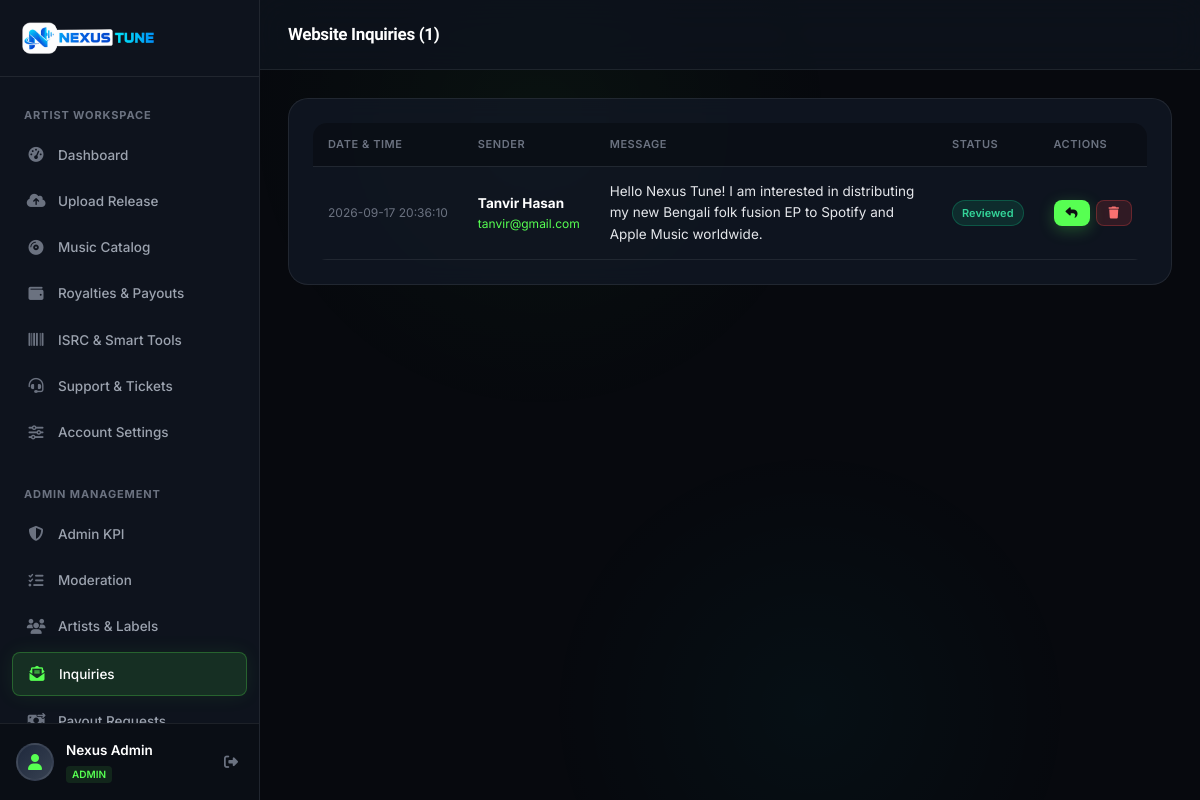
The page /admin-contacts.php (signed in) on the database its author committed.
### tables this page shows
CREATE TABLE users (
            id INTEGER PRIMARY KEY AUTOINCREMENT,
            name TEXT NOT NULL,
            email TEXT UNIQUE NOT NULL,
            password TEXT NOT NULL,
            role TEXT DEFAULT 'artist',
            account_type TEXT DEFAULT 'Individual Artist',
            country TEXT DEFAULT 'Bangladesh',
            avatar TEXT DEFAULT '',
            status TEXT DEFAULT 'active',
            spotify_id TEXT DEFAULT '',
            created_at DATETIME DEFAULT CURRENT_TIMESTAMP
        , email_verified INTEGER DEFAULT 0, verification_token TEXT DEFAULT '', verification_expires DATETIME DEFAULT NULL);

CREATE TABLE contacts (
            id INTEGER PRIMARY KEY AUTOINCREMENT,
            name TEXT NOT NULL,
            email TEXT NOT NULL,
            message TEXT NOT NULL,
            status TEXT DEFAULT 'new',
            ip_address TEXT DEFAULT '',
            created_at DATETIME DEFAULT CURRENT_TIMESTAMP
        );

### includes/auth.php (called while the page is built, shortened)
<?php
require_once __DIR__ . '/../config/db.php';
function isLoggedIn() {
    return isset($_SESSION['user_id']) && !empty($_SESSION['user_id']);
}
function isAdmin() {
    return isLoggedIn() && isset($_SESSION['user_role']) && $_SESSION['user_role'] === 'admin';
}
function currentUser() {
    global $pdo;
    $stmt = $pdo->prepare("SELECT * FROM users WHERE id = ?");
    $stmt->execute([$_SESSION['user_id']]);
    return $stmt->fetch();
}

### admin-contacts.php (the view, shortened to what this page needs)
<?php
require_once __DIR__ . '/includes/auth.php';
$stmt = $pdo->query("SELECT * FROM contacts ORDER BY id DESC");
$contacts = $stmt->fetchAll();
require_once __DIR__ . '/includes/header.php';
require_once __DIR__ . '/includes/sidebar.php';
?>
<div class="app-main">
    <header class="app-header">
        <div class="header-left">
            <h1 class="page-title">Website Inquiries (<?= count($contacts) ?>)</h1>
        </div>
    </header>
    <main class="page-body">
        <div class="glass-card">
            <div class="table-responsive">
                <table class="table">
                    <thead>
                        <tr>
                            <th>Date & Time</th>
                            <th>Sender</th>
                            <th>Message</th>
                            <th>Status</th>
                            <th>Actions</th>
                        </tr>
                    </thead>
                    <tbody>
                        <?php if (empty($contacts)): ?>
                            <tr><td colspan="5" style="text-align: center; color: var(--text-dim); padding: 40px;">No messages received from website forms yet.</td></tr>
                        <?php else: ?>
                            <?php foreach ($contacts as $c): ?>
                                <tr>
                                    <td style="font-size: 12px; color: var(--text-dim); white-space: nowrap;">
                                        <?= htmlspecialchars($c['created_at']) ?>
                                    </td>
                                    <td>
                                        <div style="font-weight: 700; color: #fff;"><?= htmlspecialchars($c['name']) ?></div>
                                        <a href="mailto:<?= htmlspecialchars($c['email']) ?>" style="font-size: 12px; color: var(--color-primary);"><?= htmlspecialchars($c['email']) ?></a>
                                    </td>
                                    <td>
                                        <div style="max-width: 400px; color: #e5e7eb; font-size: 13.5px; line-height: 1.6; word-break: break-word;">
                                            <?= nl2br(htmlspecialchars($c['message'])) ?>
                                        </div>
                                    </td>
                                    <td>
                                        <?php if ($c['status'] === 'new'): ?>
                                            <span class="badge badge-pending">New Message</span>
                                        <?php else: ?>
                                            <span class="badge badge-live">Reviewed</span>
                                        <?php endif; ?>
                                    </td>
                                    <td>
                                        <div style="display: flex; gap: 6px;">
                                            <a href="mailto:<?= htmlspecialchars($c['email']) ?>?subject=Re: Inquiring with Nexus Tune" class="btn btn-primary btn-sm" title="Reply via Email"><i class="fa-solid fa-reply"></i></a>
                                            <form method="POST" action="admin-contacts" style="display: inline-block;" onsubmit="return confirm('Delete message?');">
                                                <button type="submit" class="btn btn-danger btn-sm" title="Delete"><i class="fa-solid fa-trash"></i></button>
                                            </form>
                                        </div>
                                    </td>
                                </tr>
                            <?php endforeach; ?>
                        <?php endif; ?>
                    </tbody>
                </table>
            </div>
        </div>
    </main>
</div>
<?php require_once __DIR__ . '/includes/footer.php'; ?>

### includes/sidebar.php (shortened to what this page needs)
<?php
require_once __DIR__ . '/auth.php';
$user = currentUser();
$current_page = basename($_SERVER['PHP_SELF'], '.php');
?>
<aside class="app-sidebar" id="appSidebar">
        <div class="sidebar-brand">
        <a href="dashboard" style="display: flex; align-items: center; gap: 10px; text-decoration: none;">
            <img src="assets/images/logo.png" alt="Nexus Tune" style="height: 36px; max-width: 170px; object-fit: contain;">
        </a>
    </div>
    <div class="sidebar-nav">
        <div class="nav-section-title">Artist Workspace</div>
        <a href="dashboard" class="nav-item <?= $current_page === 'dashboard' ? 'active' : '' ?>">
            <span class="nav-icon"><i class="fa-solid fa-gauge-high"></i></span>
            <span>Dashboard</span>
        </a>
        <a href="create-release" class="nav-item <?= $current_page === 'create-release' ? 'active' : '' ?>">
            <span class="nav-icon"><i class="fa-solid fa-cloud-arrow-up"></i></span>
            <span>Upload Release</span>
        </a>
        <a href="releases" class="nav-item <?= in_array($current_page, ['releases', 'release-view']) ? 'active' : '' ?>">
            <span class="nav-icon"><i class="fa-solid fa-compact-disc"></i></span>
            <span>Music Catalog</span>
        </a>
        <a href="royalties" class="nav-item <?= $current_page === 'royalties' ? 'active' : '' ?>">
            <span class="nav-icon"><i class="fa-solid fa-wallet"></i></span>
            <span>Royalties & Payouts</span>
        </a>
        <a href="tools" class="nav-item <?= $current_page === 'tools' ? 'active' : '' ?>">
            <span class="nav-icon"><i class="fa-solid fa-barcode"></i></span>
            <span>ISRC & Smart Tools</span>
        </a>
        <a href="support" class="nav-item <?= $current_page === 'support' ? 'active' : '' ?>">
            <span class="nav-icon"><i class="fa-solid fa-headset"></i></span>
            <span>Support & Tickets</span>
        </a>
        <a href="settings" class="nav-item <?= $current_page === 'settings' ? 'active' : '' ?>">
            <span class="nav-icon"><i class="fa-solid fa-sliders"></i></span>
            <span>Account Settings</span>
        </a>
        <?php if (isAdmin()): ?>
            <div class="nav-section-title" style="margin-top: 15px;">Admin Management</div>
            <a href="admin" class="nav-item <?= $current_page === 'admin' ? 'active' : '' ?>">
                <span class="nav-icon"><i class="fa-solid fa-shield-halved"></i></span>
                <span>Admin KPI</span>
            </a>
            <a href="admin-releases" class="nav-item <?= $current_page === 'admin-releases' ? 'active' : '' ?>">
                <span class="nav-icon"><i class="fa-solid fa-list-check"></i></span>
                <span>Moderation</span>
            </a>
            <a href="admin-users" class="nav-item <?= $current_page === 'admin-users' ? 'active' : '' ?>">
                <span class="nav-icon"><i class="fa-solid fa-users"></i></span>
                <span>Artists & Labels</span>
            </a>
            <a href="admin-contacts" class="nav-item <?= $current_page === 'admin-contacts' ? 'active' : '' ?>">
                <span class="nav-icon"><i class="fa-solid fa-envelope-open-text"></i></span>
                <span>Inquiries</span>
            </a>
            <a href="admin-payouts" class="nav-item <?= $current_page === 'admin-payouts' ? 'active' : '' ?>">
                <span class="nav-icon"><i class="fa-solid fa-money-bill-transfer"></i></span>
                <span>Payout Requests</span>
            </a>
        <?php endif; ?>
    </div>
    <div class="sidebar-footer">
        <div class="user-snippet">
            <div class="user-avatar">
                <i class="fa-solid fa-user"></i>
            </div>
            <div class="user-details">
                <div class="user-name"><?= htmlspecialchars($user['name'] ?? 'Artist') ?></div>
                <div class="user-role-badge"><?= htmlspecialchars($user['role'] ?? 'Artist') ?></div>
            </div>
            <a href="logout" title="Logout" style="color: var(--text-dim); padding: 5px; font-size: 14px;">
                <i class="fa-solid fa-right-from-bracket"></i>
            </a>
        </div>
    </div>
</aside>

### rows shown on the page
users: name "Nexus Admin", role "ADMIN"
contacts: created_at "2026-09-17 20:36:10", name "Tanvir Hasan", email "tanvir@gmail.com", message "Hello Nexus Tune! I am interested in distributing my new Bengali folk fusion EP to Spotify and Apple Music worldwide.", status "Reviewed"

### other values the page prints
count($contacts) "1"
